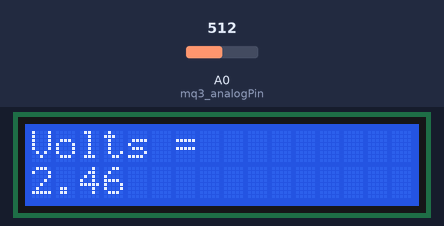
Recording of a sketch running on a simulated Arduino Uno, built with avr-gcc and run on an emulated ATmega328P. Shown: 16×2 character LCD. Inputs (shaded band) come from the test bench; at power-on: A0 (mq3_analogPin) = 512.

Above: at 1.2 s.
1.3 s: A0 (mq3_analogPin) set to 716
At 2.5 s:
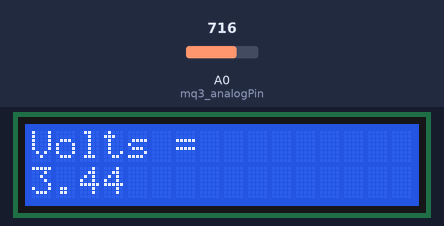
2.8 s: A0 (mq3_analogPin) set to 900
At 3.8 s:
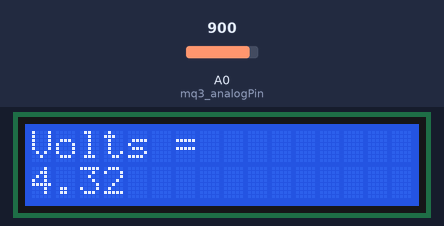
4.3 s: A0 (mq3_analogPin) set to 1023
At 4.9 s:
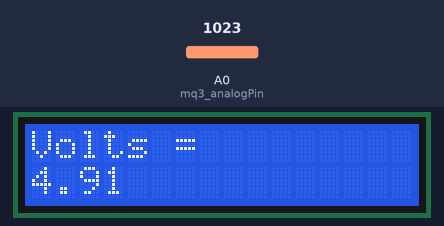
Timing chart, 0 to 7.3 s (numbered marks = the images above; inputs shaded):
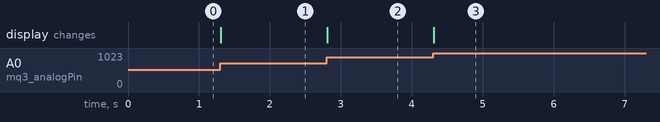

The sketch:

MQ3_LCDi2C_454_.ino
```cpp
/*
 LCD with i2c/SPI LCD backpack from Adafruit
 using MCP23008 I2C expander
 ( http://www.ladyada.net/products/i2cspilcdbackpack/index.html )

  The circuit from digital display backpack:
 * 5V to Arduino 5V pin
 * GND to Arduino GND pin
 * DAT to Analog #4
 * CLK to Analog #5

 Alcohol MQ3 sensor
*/

// include the library code:
//this is the i2C sketch
#include "Wire.h"
//this is the LCD sketch
#include "Adafruit_LiquidCrystal.h"

// Connect via i2c, default address #0 (A0-A2 not jumpered)
Adafruit_LiquidCrystal lcd(0);

//mq3 connect to A0
int mq3_analogPin = A0;
int mq3_value = 0;

void setup() {
  // set up the LCD's number of rows and columns:
  lcd.begin(16, 2);
  // turn off the backlight
  lcd.setBacklight(HIGH);
  // Print the units to the LCD.
  lcd.print("Volts =");
  Serial.begin(9600);
}

void loop() {
  //read the A0 pin for the MQ3 output
  int mq3_value = analogRead(mq3_analogPin);
  //convert the 0-1256 reading to a decimal
  float mq3_volt = mq3_value * 0.0048;
  // set the cursor to column 0, line 1
  // (note: line 1 is the second row, since value separated from units):
  lcd.setCursor(0, 1);
  // print the MQ3 voltage reading:
  lcd.print(mq3_volt);
}
```

Measured:
- after the input at 1.3 s, the display: changes at once (image 1)
- after the input at 2.8 s, the display: changes at once (image 2)
- after the input at 4.3 s, the display: changes at once (image 3)
